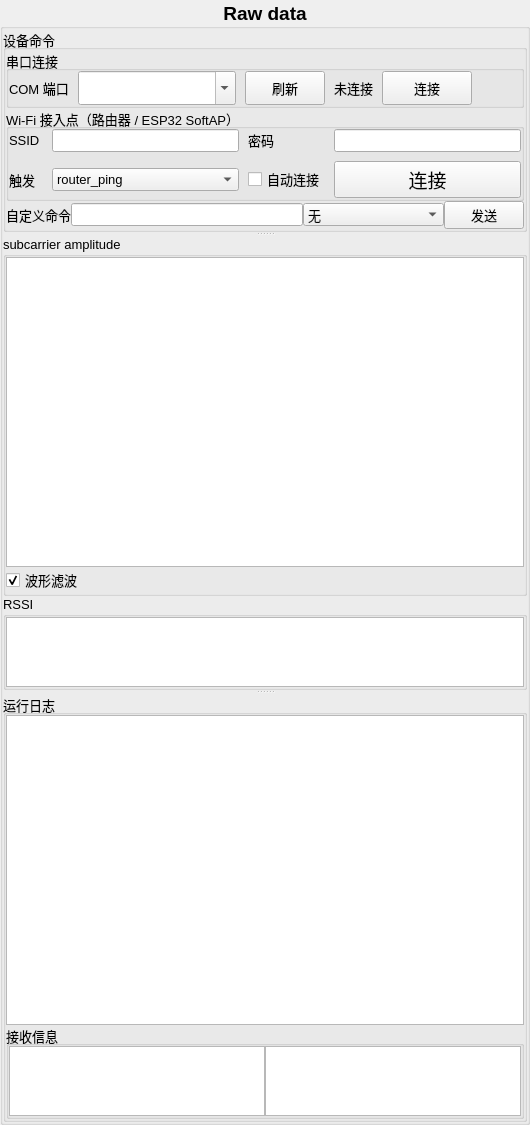
      <widget class="QGroupBox" name="groupBox_raw_data">
       <property name="font">
        <font>
         <pointsize>14</pointsize>
         <weight>75</weight>
         <bold>true</bold>
         <stylestrategy>PreferAntialias</stylestrategy>
        </font>
       </property>
       <property name="title">
        <string extracomment="Real time display of received CSI information">Raw data</string>
       </property>
       <property name="alignment">
        <set>Qt::AlignCenter</set>
       </property>
       <layout class="QVBoxLayout" name="verticalLayout_6">
        <property name="spacing">
         <number>0</number>
        </property>
        <property name="leftMargin">
         <number>0</number>
        </property>
        <property name="topMargin">
         <number>0</number>
        </property>
        <property name="rightMargin">
         <number>0</number>
        </property>
        <property name="bottomMargin">
         <number>0</number>
        </property>
        <item>
         <widget class="QSplitter" name="splitter_raw_data">
          <property name="orientation">
           <enum>Qt::Vertical</enum>
          </property>
          <widget class="QGroupBox" name="groupBox_16">
           <property name="sizePolicy">
            <sizepolicy hsizetype="Preferred" vsizetype="Minimum">
             <horstretch>0</horstretch>
             <verstretch>0</verstretch>
            </sizepolicy>
           </property>
           <property name="font">
            <font>
             <pointsize>10</pointsize>
             <weight>50</weight>
             <bold>false</bold>
             <stylestrategy>PreferAntialias</stylestrategy>
            </font>
           </property>
           <property name="title">
            <string>设备命令</string>
           </property>
           <layout class="QVBoxLayout" name="verticalLayout_4">
            <property name="spacing">
             <number>0</number>
            </property>
            <property name="leftMargin">
             <number>0</number>
            </property>
            <property name="topMargin">
             <number>0</number>
            </property>
            <property name="rightMargin">
             <number>0</number>
            </property>
           <property name="bottomMargin">
            <number>0</number>
           </property>
            <item>
             <widget class="QGroupBox" name="groupBox_serial">
              <property name="sizePolicy">
               <sizepolicy hsizetype="Preferred" vsizetype="Minimum">
                <horstretch>0</horstretch>
                <verstretch>0</verstretch>
               </sizepolicy>
              </property>
              <property name="font">
               <font>
                <pointsize>10</pointsize>
                <weight>50</weight>
                <bold>false</bold>
                <stylestrategy>PreferAntialias</stylestrategy>
               </font>
              </property>
              <property name="title">
               <string>串口连接</string>
              </property>
              <layout class="QHBoxLayout" name="horizontalLayout_serial">
               <property name="spacing">
                <number>9</number>
               </property>
               <property name="leftMargin">
                <number>0</number>
               </property>
               <property name="topMargin">
                <number>0</number>
               </property>
               <property name="rightMargin">
                <number>0</number>
               </property>
               <property name="bottomMargin">
                <number>0</number>
               </property>
               <item>
                <widget class="QLabel" name="label_serial_port">
                 <property name="text">
                  <string>COM 端口</string>
                 </property>
                </widget>
               </item>
               <item>
               <widget class="QComboBox" name="comboBox_serial_port">
                 <property name="minimumSize">
                  <size>
                   <width>120</width>
                   <height>34</height>
                  </size>
                 </property>
                 <property name="editable">
                  <bool>true</bool>
                 </property>
                 <property name="placeholderText">
                  <string>选择或输入 COM 端口</string>
                 </property>
                </widget>
               </item>
               <item>
                <widget class="QPushButton" name="pushButton_serial_refresh">
                 <property name="minimumSize">
                  <size>
                   <width>76</width>
                   <height>34</height>
                  </size>
                 </property>
                 <property name="autoDefault">
                  <bool>false</bool>
                 </property>
                 <property name="default">
                  <bool>false</bool>
                 </property>
                 <property name="text">
                  <string>刷新</string>
                 </property>
                 <property name="toolTip">
                  <string>重新扫描当前可用的 COM 串口。</string>
                 </property>
                </widget>
               </item>
               <item>
                <widget class="QLabel" name="label_serial_status">
                 <property name="text">
                  <string>未连接</string>
                 </property>
                </widget>
               </item>
               <item>
                <widget class="QPushButton" name="pushButton_serial_connect">
                 <property name="minimumSize">
                  <size>
                   <width>90</width>
                   <height>34</height>
                  </size>
                 </property>
                 <property name="autoDefault">
                  <bool>false</bool>
                 </property>
                 <property name="default">
                  <bool>false</bool>
                 </property>
                 <property name="text">
                  <string>连接</string>
                 </property>
                </widget>
               </item>
               <item>
                <spacer name="horizontalSpacer_serial">
                 <property name="orientation">
                  <enum>Qt::Horizontal</enum>
                 </property>
                 <property name="sizeHint" stdset="0">
                  <size>
                   <width>40</width>
                   <height>20</height>
                  </size>
                 </property>
                </spacer>
               </item>
              </layout>
             </widget>
            </item>
            <item>
              <widget class="QGroupBox" name="groupBox_11">
              <property name="sizePolicy">
               <sizepolicy hsizetype="Preferred" vsizetype="Minimum">
                <horstretch>0</horstretch>
                <verstretch>0</verstretch>
               </sizepolicy>
              </property>
              <property name="font">
               <font>
                <pointsize>10</pointsize>
                <weight>50</weight>
                <bold>false</bold>
                <stylestrategy>PreferAntialias</stylestrategy>
               </font>
              </property>
               <property name="title">
                <string>Wi-Fi 接入点（路由器 / ESP32 SoftAP）</string>
              </property>
              <layout class="QGridLayout" name="horizontalLayout_13">
               <property name="spacing">
                <number>9</number>
               </property>
               <property name="leftMargin">
                <number>0</number>
               </property>
               <property name="topMargin">
                <number>0</number>
               </property>
               <property name="rightMargin">
                <number>0</number>
               </property>
               <property name="bottomMargin">
                <number>0</number>
               </property>
               <item row="0" column="0">
                <widget class="QLabel" name="label_delay_2">
                 <property name="sizePolicy">
                  <sizepolicy hsizetype="Preferred" vsizetype="Fixed">
                   <horstretch>0</horstretch>
                   <verstretch>0</verstretch>
                  </sizepolicy>
                 </property>
                 <property name="text">
                  <string>SSID </string>
                 </property>
                </widget>
               </item>
               <item row="0" column="1">
                <widget class="QLineEdit" name="lineEdit_router_ssid"/>
               </item>
               <item row="0" column="2">
                <widget class="QLabel" name="label_duration_2">
                 <property name="sizePolicy">
                  <sizepolicy hsizetype="Preferred" vsizetype="Fixed">
                   <horstretch>0</horstretch>
                   <verstretch>0</verstretch>
                  </sizepolicy>
                 </property>
                 <property name="text">
                  <string>密码</string>
                 </property>
                </widget>
               </item>
               <item row="0" column="3">
                <widget class="QLineEdit" name="lineEdit_router_password"/>
               </item>
               <item row="1" column="0">
                <widget class="QLabel" name="label_send_mode">
                 <property name="text">
                  <string>触发</string>
                 </property>
                </widget>
               </item>
               <item row="1" column="1">
                <widget class="QComboBox" name="comboBox_send_mode">
                 <item>
                  <property name="text">
                   <string>router_ping</string>
                  </property>
                 </item>
                 <item>
                  <property name="text">
                   <string>null_data</string>
                  </property>
                 </item>
                 <item>
                  <property name="text">
                   <string>espnow_research</string>
                  </property>
                 </item>
                </widget>
               </item>
               <item row="1" column="2">
                <widget class="QCheckBox" name="checkBox_router_auto_connect">
                 <property name="text">
                  <string>自动连接</string>
                 </property>
                 <property name="checked">
                  <bool>false</bool>
                 </property>
                </widget>
               </item>
               <item row="1" column="3">
                <widget class="QPushButton" name="pushButton_router_connect">
                 <property name="font">
                  <font>
                   <pointsize>14</pointsize>
                   <weight>50</weight>
                   <bold>false</bold>
                   <stylestrategy>PreferAntialias</stylestrategy>
                  </font>
                 </property>
                 <property name="text">
                  <string>连接</string>
                 </property>
                 <property name="autoDefault">
                  <bool>false</bool>
                 </property>
                 <property name="default">
                  <bool>false</bool>
                 </property>
                </widget>
               </item>
              </layout>
             </widget>
            </item>
            <item>
             <layout class="QHBoxLayout" name="horizontalLayout_4" stretch="1,8,3,2">
              <property name="spacing">
               <number>0</number>
              </property>
              <item>
               <widget class="QLabel" name="label">
                <property name="font">
                 <font>
                  <pointsize>10</pointsize>
                  <weight>50</weight>
                  <bold>false</bold>
                  <stylestrategy>PreferAntialias</stylestrategy>
                 </font>
                </property>
                <property name="text">
                 <string>自定义命令</string>
                </property>
               </widget>
              </item>
              <item>
               <widget class="QLineEdit" name="lineEdit_command">
                <property name="font">
                 <font>
                  <pointsize>10</pointsize>
                  <weight>50</weight>
                  <bold>false</bold>
                  <stylestrategy>PreferAntialias</stylestrategy>
                 </font>
                </property>
               </widget>
              </item>
              <item>
               <widget class="QComboBox" name="comboBox_command">
                <property name="font">
                 <font>
                  <pointsize>10</pointsize>
                  <weight>50</weight>
                  <bold>false</bold>
                  <stylestrategy>PreferAntialias</stylestrategy>
                 </font>
                </property>
                <item>
                 <property name="text">
                  <string>无</string>
                 </property>
                </item>
                <item>
                 <property name="text">
                  <string>重启设备</string>
                 </property>
                </item>
                <item>
                 <property name="text">
                  <string>设置雷达输出 LLFT</string>
                 </property>
                </item>
                <item>
                 <property name="text">
                  <string>查看版本</string>
                 </property>
                </item>
                <item>
                 <property name="text">
                  <string>查看 Wi-Fi 信息</string>
                 </property>
                </item>
                <item>
                 <property name="text">
                  <string>扫描 Wi-Fi</string>
                 </property>
                </item>
                <item>
                 <property name="text">
                  <string>停止 Ping</string>
                 </property>
                </item>
               </widget>
              </item>
              <item>
               <widget class="QPushButton" name="pushButton_command">
                <property name="font">
                 <font>
                  <pointsize>10</pointsize>
                  <weight>50</weight>
                  <bold>false</bold>
                  <stylestrategy>PreferAntialias</stylestrategy>
                 </font>
                </property>
                <property name="text">
                 <string>发送</string>
                </property>
               </widget>
              </item>
             </layout>
            </item>
           </layout>
          </widget>
          <widget class="QWidget" name="layoutWidget">
           <layout class="QVBoxLayout" name="verticalLayout_7" stretch="32,1">
            <property name="spacing">
             <number>0</number>
            </property>
            <item>
             <widget class="QGroupBox" name="groupBox_subcarrier">
              <property name="font">
               <font>
                <pointsize>10</pointsize>
                <weight>50</weight>
                <bold>false</bold>
                <stylestrategy>PreferAntialias</stylestrategy>
               </font>
              </property>
              <property name="title">
               <string>subcarrier amplitude</string>
              </property>
              <property name="flat">
               <bool>false</bool>
              </property>
              <property name="checkable">
               <bool>false</bool>
              </property>
              <layout class="QVBoxLayout" name="verticalLayout_9">
               <property name="spacing">
                <number>0</number>
               </property>
               <property name="leftMargin">
                <number>0</number>
               </property>
               <property name="topMargin">
                <number>0</number>
               </property>
               <property name="rightMargin">
                <number>0</number>
               </property>
               <property name="bottomMargin">
                <number>0</number>
               </property>
               <item>
                <layout class="QHBoxLayout" name="horizontalLayout_8"/>
               </item>
               <item>
                <widget class="PlotWidget" name="graphicsView_subcarrier"/>
               </item>
               <item>
                <widget class="QCheckBox" name="checkBox_wave_filtering">
                 <property name="font">
                  <font>
                   <pointsize>10</pointsize>
                   <weight>50</weight>
                   <bold>false</bold>
                   <stylestrategy>PreferAntialias</stylestrategy>
                  </font>
                 </property>
                 <property name="layoutDirection">
                  <enum>Qt::LeftToRight</enum>
                 </property>
                 <property name="text">
                  <string>波形滤波</string>
                 </property>
                 <property name="checked">
                  <bool>true</bool>
                 </property>
                </widget>
               </item>
              </layout>
             </widget>
            </item>
            <item>
             <widget class="QGroupBox" name="groupBox_rssi">
              <property name="font">
               <font>
                <pointsize>10</pointsize>
                <weight>50</weight>
                <bold>false</bold>
                <stylestrategy>PreferAntialias</stylestrategy>
               </font>
              </property>
              <property name="title">
               <string>RSSI</string>
              </property>
              <layout class="QVBoxLayout" name="verticalLayout_10">
               <property name="spacing">
                <number>0</number>
               </property>
               <property name="leftMargin">
                <number>0</number>
               </property>
               <property name="topMargin">
                <number>0</number>
               </property>
               <property name="rightMargin">
                <number>0</number>
               </property>
               <property name="bottomMargin">
                <number>0</number>
               </property>
               <item>
                <widget class="PlotWidget" name="graphicsView_rssi">
                 <property name="sizePolicy">
                  <sizepolicy hsizetype="Preferred" vsizetype="Preferred">
                   <horstretch>0</horstretch>
                   <verstretch>0</verstretch>
                  </sizepolicy>
                 </property>
                </widget>
               </item>
              </layout>
             </widget>
            </item>
           </layout>
          </widget>
          <widget class="QGroupBox" name="groupBox_13">
           <property name="font">
            <font>
             <pointsize>10</pointsize>
             <weight>50</weight>
             <bold>false</bold>
             <stylestrategy>PreferAntialias</stylestrategy>
            </font>
           </property>
           <property name="title">
            <string>运行日志</string>
           </property>
           <layout class="QVBoxLayout" name="verticalLayout_13" stretch="16,1">
            <property name="spacing">
             <number>0</number>
            </property>
            <property name="leftMargin">
             <number>0</number>
            </property>
            <property name="topMargin">
             <number>0</number>
            </property>
            <property name="rightMargin">
             <number>0</number>
            </property>
            <property name="bottomMargin">
             <number>0</number>
            </property>
            <item>
             <widget class="QTextBrowser" name="textBrowser_log">
              <property name="sizePolicy">
               <sizepolicy hsizetype="Preferred" vsizetype="Preferred">
                <horstretch>0</horstretch>
                <verstretch>0</verstretch>
               </sizepolicy>
              </property>
              <property name="font">
               <font>
                <pointsize>8</pointsize>
                <weight>50</weight>
                <bold>false</bold>
                <stylestrategy>PreferAntialias</stylestrategy>
               </font>
              </property>
             </widget>
            </item>
            <item>
             <widget class="QGroupBox" name="groupBox_radioHeader">
              <property name="font">
               <font>
                <pointsize>10</pointsize>
                <weight>50</weight>
                <bold>false</bold>
                <stylestrategy>PreferAntialias</stylestrategy>
               </font>
              </property>
              <property name="title">
               <string>接收信息</string>
              </property>
              <layout class="QHBoxLayout" name="horizontalLayout_5" stretch="5,0">
               <property name="spacing">
                <number>0</number>
               </property>
               <property name="leftMargin">
                <number>0</number>
               </property>
               <property name="topMargin">
                <number>0</number>
               </property>
               <property name="rightMargin">
                <number>0</number>
               </property>
               <property name="bottomMargin">
                <number>0</number>
               </property>
               <item>
                <widget class="QTableView" name="tableView_radioHeader">
                 <property name="font">
                  <font>
                   <pointsize>8</pointsize>
                   <weight>50</weight>
                   <bold>false</bold>
                   <stylestrategy>PreferAntialias</stylestrategy>
                  </font>
                 </property>
                 <property name="autoScrollMargin">
                  <number>10</number>
                 </property>
                 <property name="sortingEnabled">
                  <bool>false</bool>
                 </property>
                 <attribute name="horizontalHeaderMinimumSectionSize">
                  <number>12</number>
                 </attribute>
                 <attribute name="verticalHeaderMinimumSectionSize">
                  <number>10</number>
                 </attribute>
                 <attribute name="verticalHeaderDefaultSectionSize">
                  <number>20</number>
                 </attribute>
                 <attribute name="verticalHeaderStretchLastSection">
                  <bool>true</bool>
                 </attribute>
                </widget>
               </item>
               <item>
                <widget class="QTableView" name="tableView_device_info">
                 <property name="font">
                  <font>
                   <pointsize>8</pointsize>
                   <weight>50</weight>
                   <bold>false</bold>
                   <stylestrategy>PreferAntialias</stylestrategy>
                  </font>
                 </property>
                 <property name="autoScrollMargin">
                  <number>10</number>
                 </property>
                 <property name="sortingEnabled">
                  <bool>false</bool>
                 </property>
                 <attribute name="horizontalHeaderMinimumSectionSize">
                  <number>12</number>
                 </attribute>
                 <attribute name="verticalHeaderMinimumSectionSize">
                  <number>10</number>
                 </attribute>
                 <attribute name="verticalHeaderDefaultSectionSize">
                  <number>20</number>
                 </attribute>
                 <attribute name="verticalHeaderStretchLastSection">
                  <bool>true</bool>
                 </attribute>
                </widget>
               </item>
              </layout>
             </widget>
            </item>
           </layout>
          </widget>
         </widget>
        </item>
       </layout>
      </widget>
